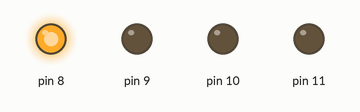
Bench run of a sketch on a simulated Arduino Uno, built with avr-gcc and run on an emulated ATmega328P. Parts: output pins drawn as LEDs (lit = HIGH).

Above: at 0.1 s.
At 5.1 s:
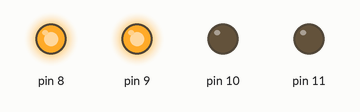
At 10.1 s:
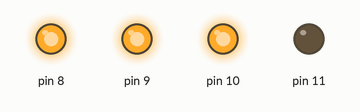
At 15.1 s:
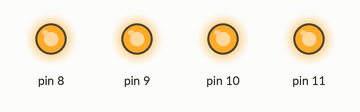
Timing chart, 0 to 16.6 s (numbered marks = the images above):
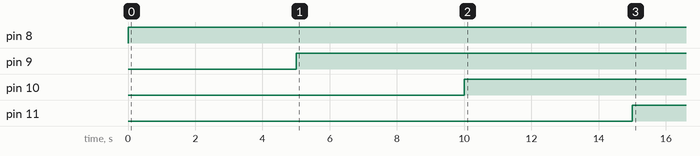

The sketch:

leds.ino
```cpp
void setup() {
  // put your setup code here, to run once:
  pinMode(8, OUTPUT);
  pinMode(9, OUTPUT);
  pinMode(10, OUTPUT);
  pinMode(11, OUTPUT);
}

void loop() {
  // put your main code here, to run repeatedly:
  digitalWrite(8, 1);
  delay(5000);
  digitalWrite(8, 1);

  digitalWrite(9, 1);
  delay(5000);
  digitalWrite(9, 1);

  digitalWrite(10, 1);
  delay(5000);
  digitalWrite(10, 1);

  digitalWrite(11, 1);
  delay(5000);
  digitalWrite(11, 1);


}
```

Measured:
- by itself, pin 8: LOW → HIGH at 0.00 s
- by itself, pin 9: LOW → HIGH at 5.0 s
- by itself, pin 10: LOW → HIGH at 10.0 s
- by itself, pin 11: LOW → HIGH at 15.0 s
